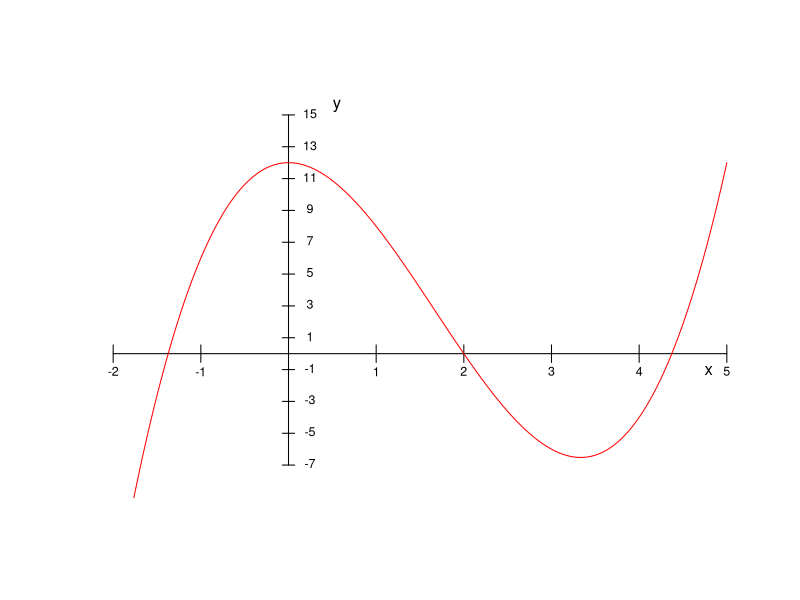

Here is the R script that generated this plot:
## ---- chunk 1
xmin=-2
xmax=5
ymin=-7
ymax=15
tolx=0.01*(xmax-xmin)
toly=0.05*(ymax-ymin)
quantsx=7
quantsy=11
f = function(x){x^3-5*x^2+12}
plot(c(xmin-tolx,xmax+tolx,xmin-tolx,xmax+tolx),c(ymin-toly,ymin-toly,ymax+toly,ymax+toly),type="n",xlab="",ylab="",xaxt="n",yaxt="n",axes=FALSE)
x=seq(from=xmin,to=xmax,by=0.01)
#points(x,f(x),type="l")
lines(c(0,0),c(ymin,ymax))
lines(c(xmin,xmax),c(0,0))
text(xmax-3*tolx,-15*tolx,"x")
text(toly/2,ymax+toly/2,"y")
for (i in 0:(quantsx)){
  if(xmin+((xmax-xmin)/quantsx)*i != 0){
    lines(rep(xmin+((xmax-xmin)/quantsx)*i,2),c(-0.5*toly,+0.5*toly))
    text(xmin+((xmax-xmin)/quantsx)*i,-1*toly,xmin+((xmax-xmin)/quantsx)*i,cex=0.75)}
  }

for (i in 0:(quantsy)){
  lines(c(-tolx,tolx),ymin+rep(((ymax-ymin)/quantsy)*i,2))
 text(3.5*tolx,0.1+ymin+((ymax-ymin)/quantsy)*i,ymin+((ymax-ymin)/quantsy)*i,cex=0.75)
}
lines(x,f(x),col="red")
